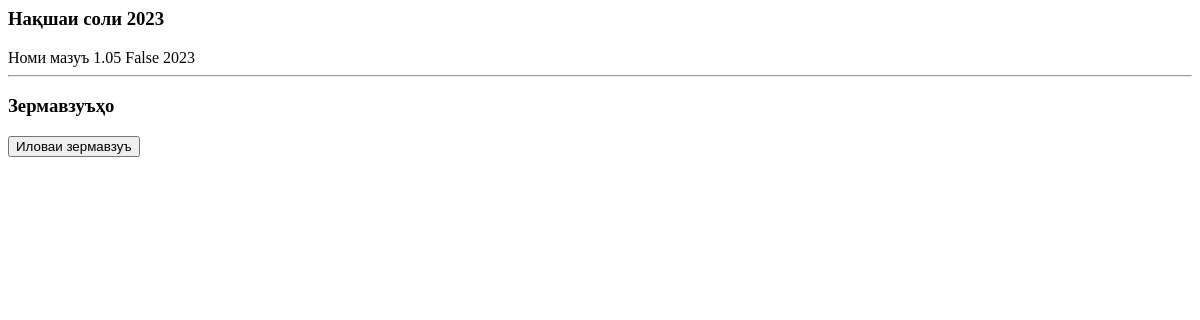
/project/get/plan (signed in), run on an earlier commit of the app's database.
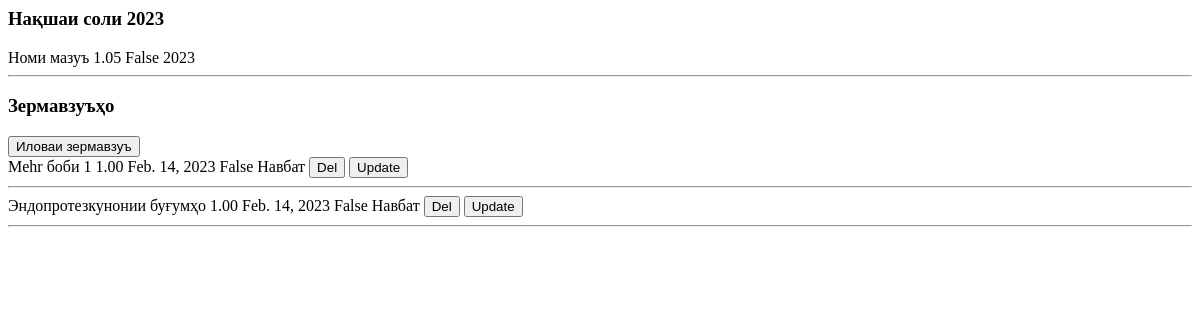
And on a later commit of the database.
### projects/models.py (models this page shows, shortened)
class Plan(models.Model):
    year = models.CharField(max_length=4, verbose_name='Сол')
    aproved = models.BooleanField(default=False)
    created_at = models.DateField(auto_now_add=True)
    user = models.ForeignKey(Account, on_delete=models.CASCADE)
    topic = models.ForeignKey(Topic, on_delete=models.CASCADE, verbose_name='Мавзуъ')
    print_list = models.DecimalField(max_digits=4, decimal_places=2, default=1,  verbose_name='Ҷузъи чопӣ')
    class Meta:
        verbose_name = 'Нақшаи инфродӣ'
        verbose_name_plural = 'Нақшаҳои инфродӣ'
        unique_together = ('user', 'year',)

class Topic(models.Model):
    name = models.CharField(max_length=255)
    start_date = models.DateField()
    end_date = models.DateField()
    taken = models.BooleanField(default=False)
    project = models.ForeignKey(Project, on_delete=models.CASCADE)
    category = models.ForeignKey(Category, on_delete=models.CASCADE)
    class Meta:
        verbose_name = 'Мавзуъ'
        verbose_name_plural = 'Мавзуъҳо'
    def __str__(self):
        return self.name

class Subtopic(models.Model):
    name = models.CharField(max_length=255)
    print_list = models.DecimalField(max_digits=4, decimal_places=2, default=1)
    due_date = models.DateField()
    excepted = models.BooleanField(default=False)
    created_at = models.DateField(auto_now_add=True)
    status = models.ForeignKey(Status, on_delete=models.CASCADE, default=1)
    plan_id = models.ForeignKey(Plan, on_delete=models.CASCADE)
    article_info = models.CharField(max_length=255, null=True, blank=True)
    class Meta:
        ordering = ('due_date',)
        verbose_name = 'Боб'
        verbose_name_plural = 'Бобҳо'

### constant/models.py (models this page shows)
class Status(models.Model):
    name = models.CharField(max_length=50)
    def __str__(self):
        return self.name

### projects/views.py (the view)
# urls.py: path('get/plan', views.get_plan, name='get-plan'),
@login_required(login_url="login")
def get_plan(request):
    plan = Plan.objects.filter(user=request.user).filter(year=2023).get()
    subtopics = Subtopic.objects.filter(plan_id=plan)
    return render(request, 'partials/get_plan.html', { 'plan': plan, 'subtopics': subtopics} )

### templates/partials/get_plan.html
<div><h3>Нақшаи соли  {{plan.year}}</h3>
    {{plan.topic}}
    {{plan.print_list}}
    {{plan.aproved}}
    {{plan.year}}
</div><hr>
<div id = "subtopic">
   <div class="row"> <h3 class="col-3">Зермавзуъҳо</h3>
    <button type="button" class="col-3 my-2" data-bs-toggle="modal" data-bs-target="#modal"
            hx-get="{% url 'add-subtopic' plan.id %}" hx-target="#dialog">
      Иловаи зермавзуъ
    </button>
   </div>
    {% for subtopic in subtopics%}
    <div id="st{{subtopic.id}}">
        {{subtopic.name}}
        {{subtopic.print_list}}
        {{subtopic.due_date}}
        {{subtopic.excepted}}
        {{subtopic.status}}
        <button type="button" class="my-2"  hx-get="{% url 'del-subtopic' subtopic.id %}" hx-confirm="Мутмаинед?"
               hx-target="#st{{subtopic.id}}" hx-swap="outerHTML">Del </button>
        <button type="button" class="my-2"  data-bs-toggle="modal" data-bs-target="#modal"
                hx-get="{% url 'update-subtopic' subtopic.id %}"  hx-target="#dialog">
           Update </button>
        <hr>
    </div>
    {%endfor%}
</div>

What changed in the data, as far as the page shows it:
added Subtopic: name "Mehr боби 1", print_list "1.00", due_date "Feb. 14, 2023", excepted "False", status "Навбат"
added Subtopic: name "Эндопротезкунонии буғумҳо", print_list "1.00", due_date "Feb. 14, 2023", excepted "False", status "Навбат"
